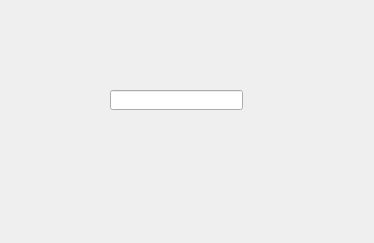
<?xml version="1.0" encoding="UTF-8"?>
<ui version="4.0">
 <class>CreateRoom</class>
 <widget class="QWidget" name="CreateRoom">
  <property name="geometry">
   <rect>
    <x>0</x>
    <y>0</y>
    <width>374</width>
    <height>243</height>
   </rect>
  </property>
  <property name="windowTitle">
   <string>Form</string>
  </property>
  <widget class="QLineEdit" name="lineEdit">
   <property name="geometry">
    <rect>
     <x>110</x>
     <y>90</y>
     <width>133</width>
     <height>20</height>
    </rect>
   </property>
  </widget>
  <widget class="QWidget" name="">
   <property name="geometry">
    <rect>
     <x>70</x>
     <y>130</y>
     <width>216</width>
     <height>25</height>
    </rect>
   </property>
   <layout class="QHBoxLayout" name="horizontalLayout"/>
  </widget>
 </widget>
 <resources/>
 <connections/>
</ui>
